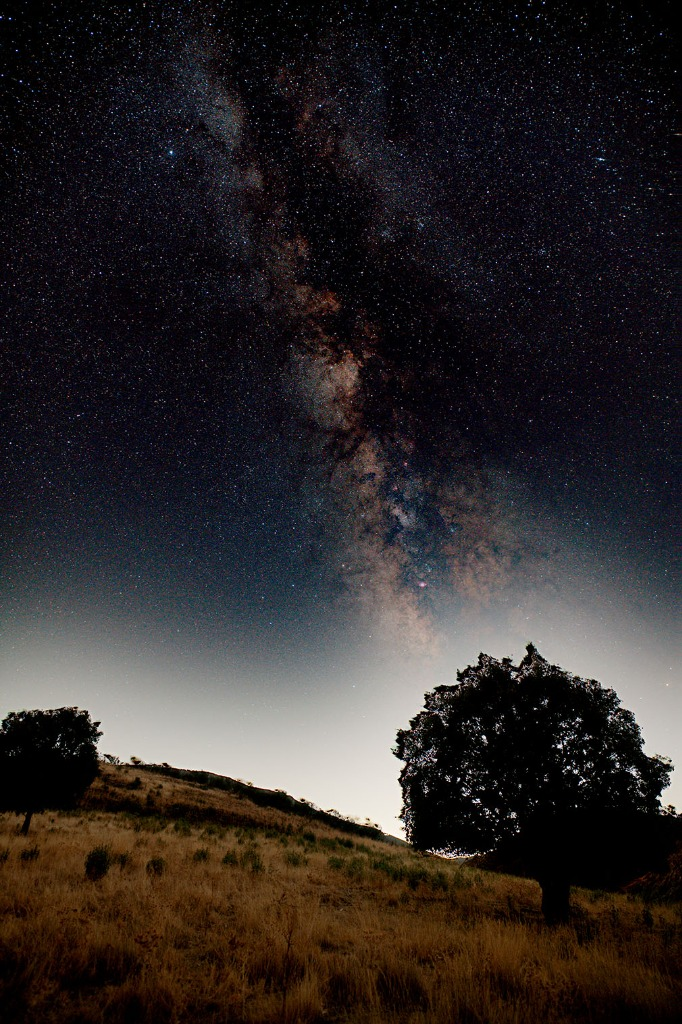
#> input picture gui/assets/showcase_milkyway.jpg, 682 x 1024 px
$ python -i stretch.py   (imports and definitions only)
#> lines starting #> are read from the running program, lines starting #| are printed output that depends on the picture
# core/stretch.py
import numpy as np

import cv2

# [340 lines left out: functions adjust_saturation_dual, calculate_mtf_params, mtf_curve, auto_mtf_stretch, manual_stretch, apply_white_balance and 7 more, not called in this run]

def extract_background_polynomial(
    img_rgb: np.ndarray,
    sky_mask: np.ndarray = None,
    degree: int = 2
) -> np.ndarray:
    """
    Modela el fondo del cielo mediante una superficie polinómica 2D (grado 1 o 2).
    Al ajustarse solo con píxeles puros de cielo, es 100% inmune a siluetas de árboles y suelo.
    """
#> called with degree = 2
    h, w, c = img_rgb.shape
#> h = 1024; w = 682; c = 3

    # Reducir resolución para estimación ultrarrápida y resistente a estrellas
    scale = max(1, min(h, w) // 300)
#> scale = 2
    small_h, small_w = h // scale, w // scale
#> small_h = 512; small_w = 341

    small_img = cv2.resize(img_rgb, (small_w, small_h), interpolation=cv2.INTER_AREA)

    if sky_mask is not None:
        m = np.squeeze(sky_mask).astype(np.float32)
        if m.shape != (small_h, small_w):
            small_mask = cv2.resize(m, (small_w, small_h), interpolation=cv2.INTER_NEAREST)
        else:
            small_mask = m
        # Retirar borde del suelo para muestreo puro
        k = cv2.getStructuringElement(cv2.MORPH_RECT, (5, 5))
        valid_sky = (cv2.erode((small_mask > 0.5).astype(np.uint8), k) > 0)
    else:
        valid_sky = np.ones((small_h, small_w), dtype=bool)

    # Coordenadas normalizadas [-1, 1]
    y, x = np.mgrid[:small_h, :small_w]
    x_norm = (x / (small_w - 1.0)) * 2.0 - 1.0
    y_norm = (y / (small_h - 1.0)) * 2.0 - 1.0

    # Términos del polinomio cuadrático: 1, x, y, x^2, y^2, x*y
    if degree == 1:
        A = np.column_stack([np.ones(x_norm.size), x_norm.ravel(), y_norm.ravel()])
    else:
        A = np.column_stack([
            np.ones(x_norm.size),
            x_norm.ravel(), y_norm.ravel(),
            (x_norm**2).ravel(), (y_norm**2).ravel(), (x_norm * y_norm).ravel()
        ])

    valid_flat = valid_sky.ravel()
    A_valid = A[valid_flat]

    corrected_channels = []

    for ch in range(c):
        vals = small_img[..., ch].ravel()[valid_flat]

        # Rechazo de estrellas brillantes (percentil 10 a 65 del cielo)
        p_low, p_high = np.percentile(vals, [5, 60])
        samples = (vals >= p_low) & (vals <= p_high)

        # Ajuste analítico por mínimos cuadrados
        coeff, _, _, _ = np.linalg.lstsq(A_valid[samples], vals[samples], rcond=None)

        # Evaluar superficie completa a escala real
        y_f, x_f = np.mgrid[:h, :w]
        x_fn = (x_f / (w - 1.0)) * 2.0 - 1.0
        y_fn = (y_f / (h - 1.0)) * 2.0 - 1.0

        if degree == 1:
            bg_full = coeff[0] + coeff[1]*x_fn + coeff[2]*y_fn
        else:
            bg_full = (coeff[0] + coeff[1]*x_fn + coeff[2]*y_fn +
                       coeff[3]*(x_fn**2) + coeff[4]*(y_fn**2) + coeff[5]*(x_fn*y_fn))

        # Substracción preservando el valor medio
        pedestal = float(np.median(vals[samples]))
        ch_corr = img_rgb[..., ch] - bg_full + pedestal
        corrected_channels.append(ch_corr)
#> this loop made 3 passes
#> (p_low, p_high, coeff, pedestal) on passes 1 to 3: (1, 33, [16.9, -1.36, 2.83, -2.75, -4.51, -1.17], 12), (1, 27, [13.15, -0.813, 1.91, -2.22, -3.6, -0.441], 9), (0, 25, [15.64, -0.81, -3.89, -2.44, -9.65, -1.65], 10)
#> pass 1, in extract_background_polynomial, `bg_full = (coeff[0] + coeff[1]*x_fn + coeff[2]*y_fn + coeff[3]*(x_fn**..`:
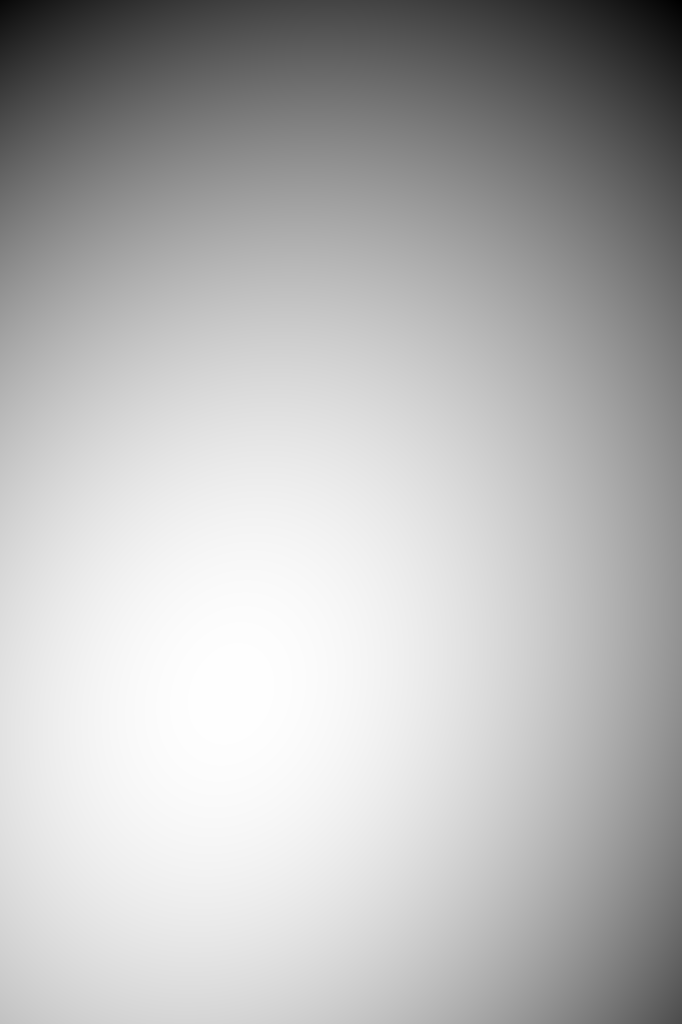
#> bg_full: shape (1024, 682) float64; min 6.61, max 17.62, mean 14.47; drawn with min black and max white
#> pass 1, in extract_background_polynomial, `ch_corr = img_rgb[..., ch] - bg_full + pedestal`:
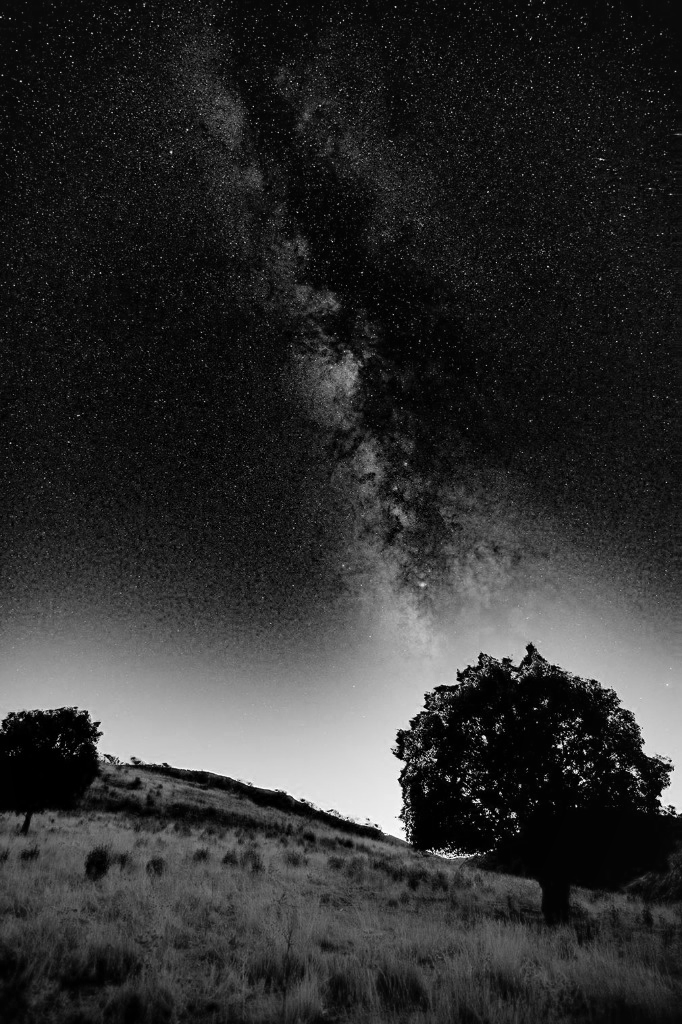
#> ch_corr: shape (1024, 682) float64; min -5.5, max 254.7, mean 42.7; drawn with min black and max white
#> pass 2, in extract_background_polynomial, `ch_corr = img_rgb[..., ch] - bg_full + pedestal`:
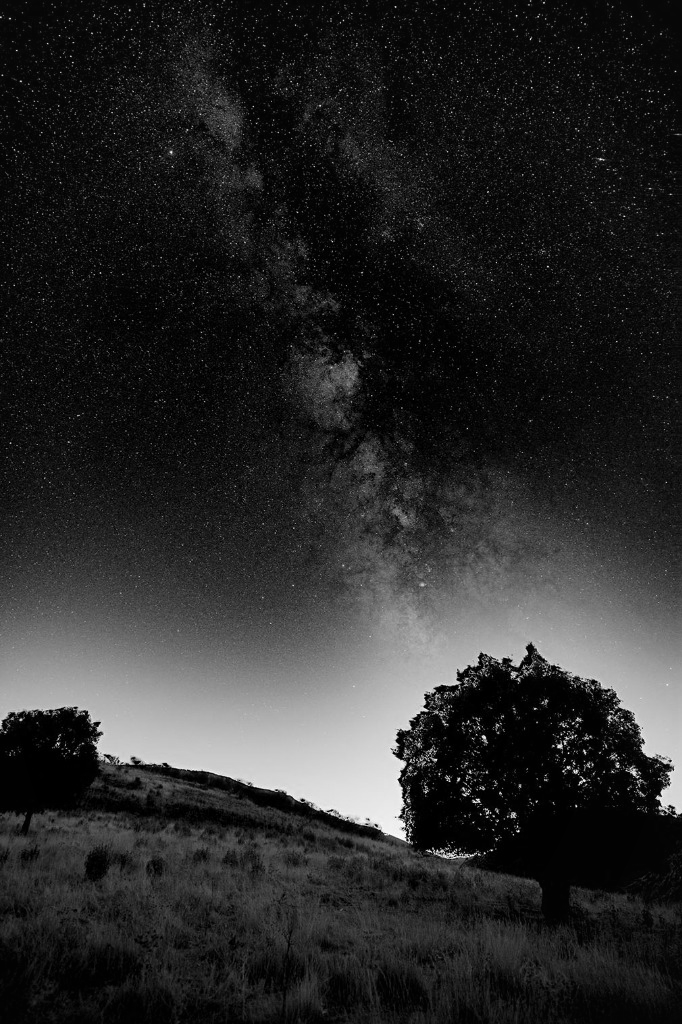
#> ch_corr: shape (1024, 682) float64; min -4.27, max 252.2, mean 37.7; drawn with min black and max white
#> after the loop, corrected_channels = 3 items

    corrected = np.stack(corrected_channels, axis=-1)
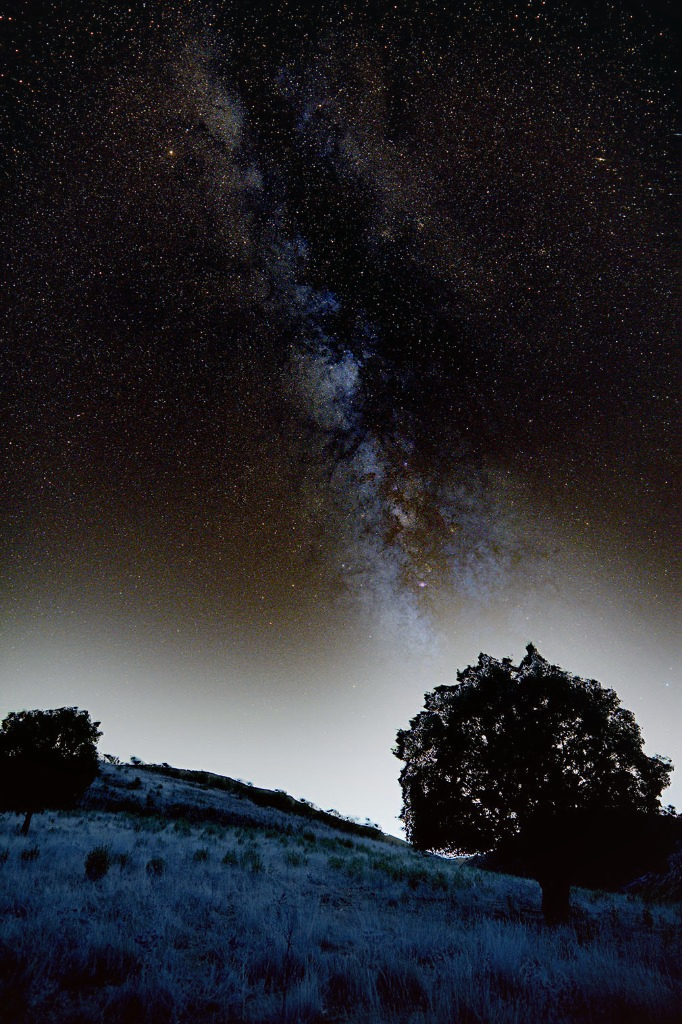
#> corrected: shape (1024, 682, 3) float64; mean of channels 0, 1, 2 42.7, 37.7, 38; drawn with min black and max white

    if sky_mask is not None:
        m_full = cv2.resize(np.squeeze(sky_mask).astype(np.float32), (w, h), interpolation=cv2.INTER_LINEAR)
        ksize = int(max(15, (min(h, w) // 150) | 1))
        if ksize % 2 == 0: ksize += 1
        m_smooth = cv2.GaussianBlur(m_full, (ksize, ksize), sigmaX=ksize/3.0)[..., np.newaxis]
        return np.clip((corrected * m_smooth) + (img_rgb * (1.0 - m_smooth)), 0.0, 1.0).astype(np.float32)

    return np.clip(corrected, 0.0, 1.0).astype(np.float32)
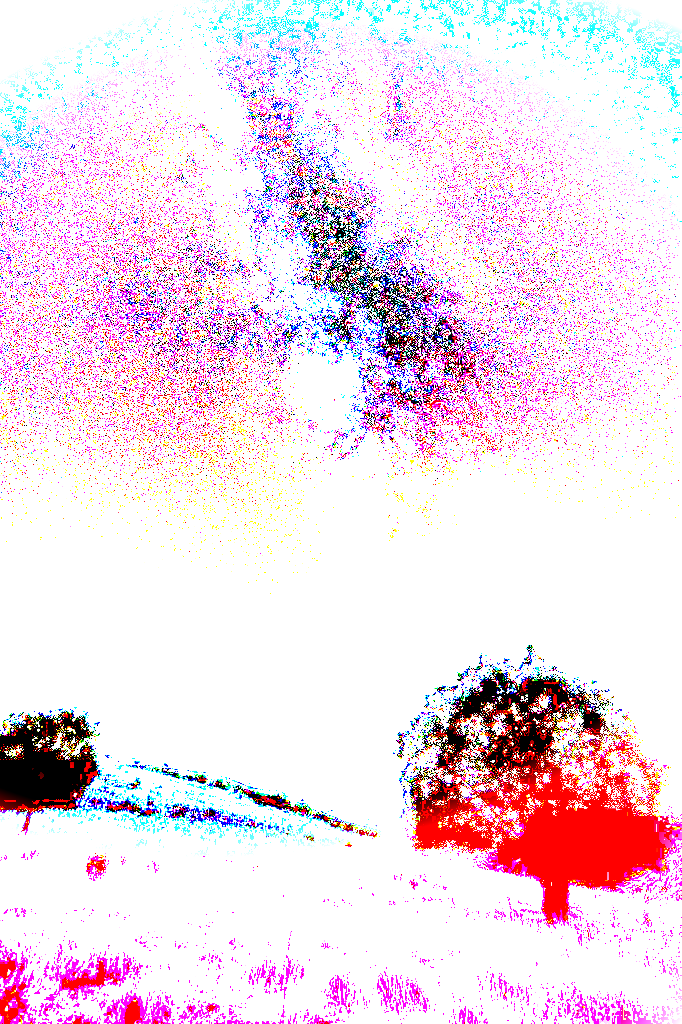
#> returned value: shape (1024, 682, 3) float32; mean of channels 0, 1, 2 0.909, 0.86, 0.94; drawn as B, G, R

# [135 lines left out: functions apply_clarity, apply_dehaze, descomponer_ondiculas, realce_multiescala_ondiculas, not called in this run]

>>> import cv2
>>> picture = cv2.cvtColor(cv2.imread('../gui/assets/showcase_milkyway.jpg'), cv2.COLOR_BGR2RGB)
>>> result = extract_background_polynomial(picture)
